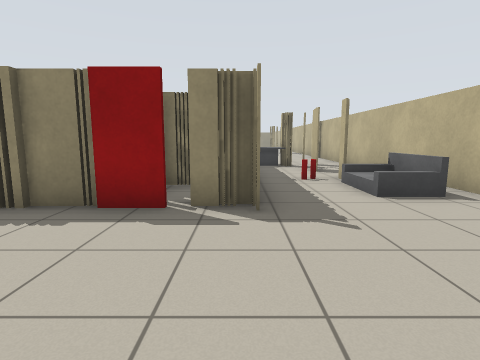
View 1 (above)

18 first-person views from a walk through a Stage world. The camera is 1 m above the floor, tilts 8° down and sees 80° across. Floor lines are 1 m apart. The floor is counted in squares, 1 m on a side. Each view is taken from the middle of a square. On the plan, view 1 faces up. The plan holds only what a view shows up to about 12 squares ahead; the rest is blank. The place goes on beyond the plan. Robots are left out.

View 2
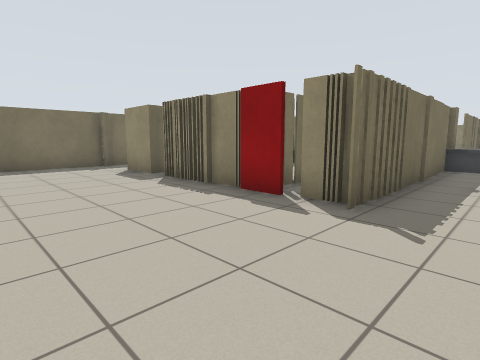

View 3
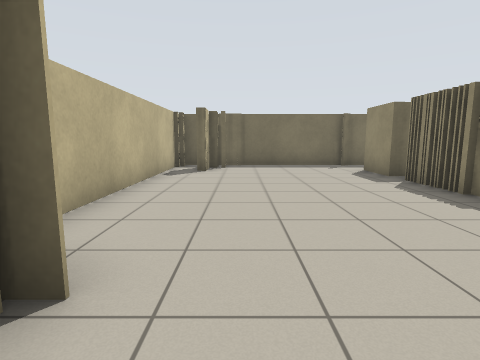

View 4
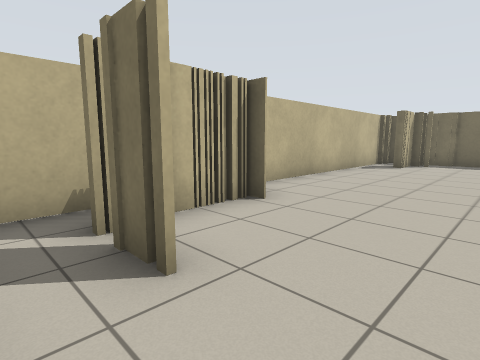

View 5
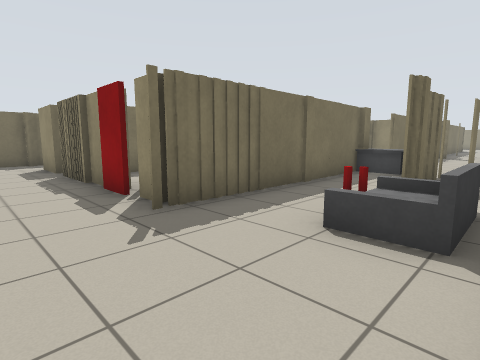

View 6
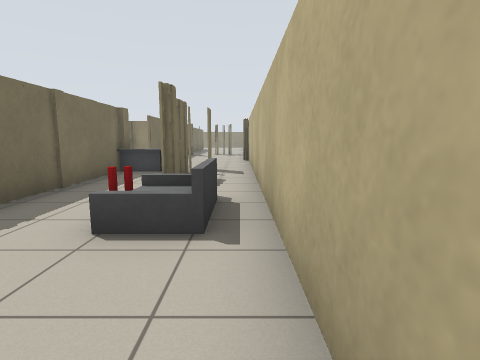

View 7
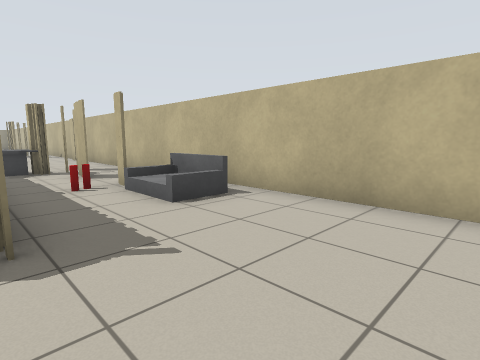

View 8
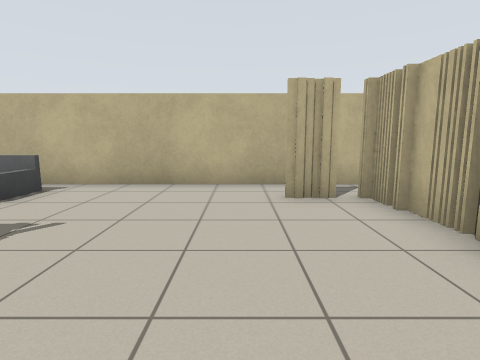

View 9
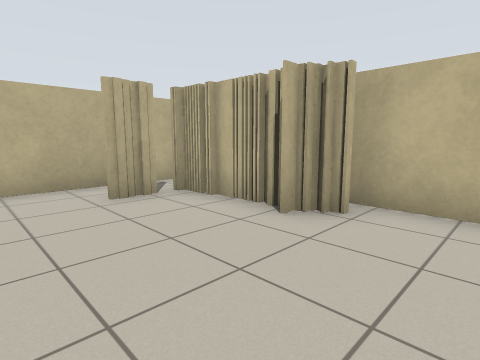

View 10
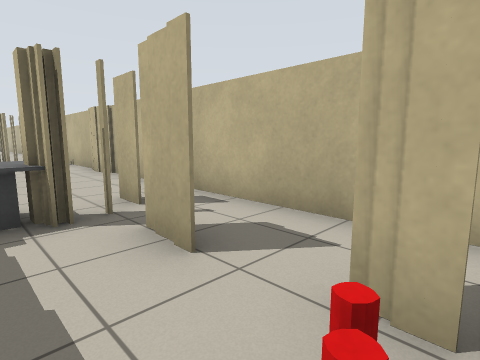

View 11
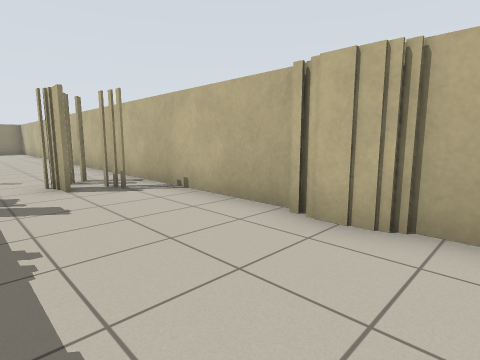

View 12
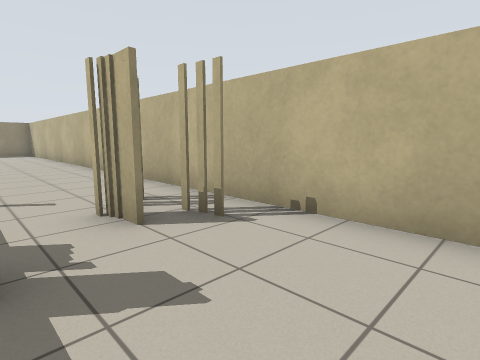

View 13
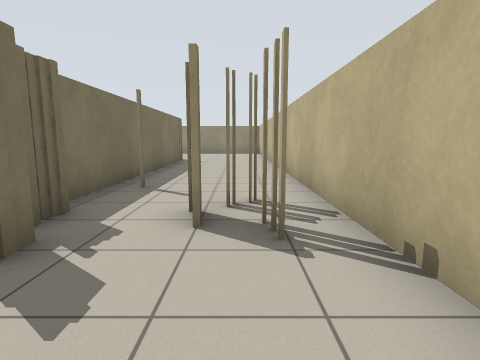

View 14
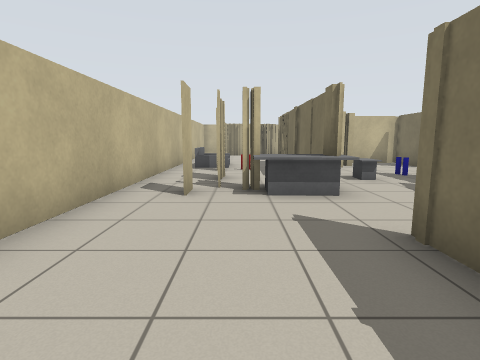

View 15
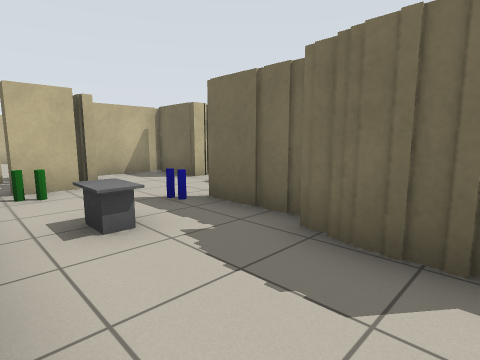

View 16
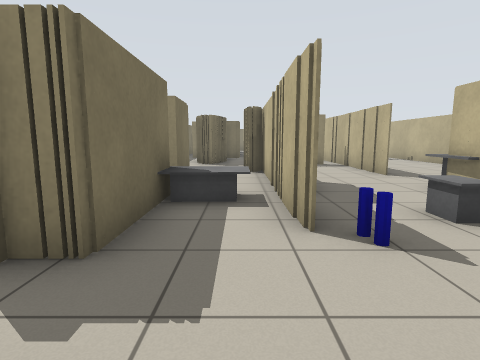

View 17
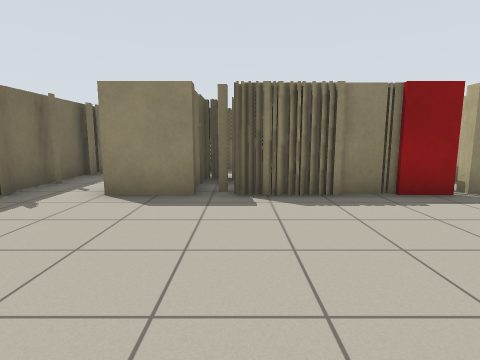

View 18
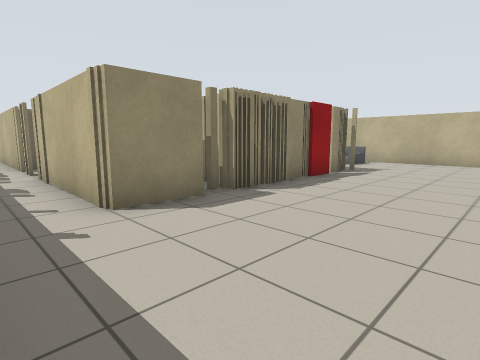

### Floor plan
Points are (right, up) in squares from view 1. A wall is a line through its corners. A room is listed if a view was taken in it or the views show most of it. See-through windows are left out.
Room 1 (views 1, 2, 3, 4, 5, 6, 7, 8, 9, 10, 17, 18)
walls: (-2.4, 4.1) (-5.1, 4.1); (0.1, 4.4) (-0.4, 4.4); (-0.7, 6.6) (-0.7, 6.1); (-5.1, 4.4) (-5.5, 4.4); (-0.1, -1.4) (2.9, -1.4); (-0.4, -1.7) (0.1, -1.7) (0.1, -1); (-5.8, 4.1) (-7.5, 4.1) (-7.5, 5.5); (2.9, -0.8) (2.9, 0.2); (4.4, 0.5) (4.4, 12.4); (2.5, 9) (2.5, 10.1) (2.5, 9); (-9.1, 4.4) (-9.1, 3.9); (-8.3, -1.1) (-7.2, -1.1) (-7.2, -1.5); (2, 10.9) (1.6, 10.9) (1.6, 11.3); (-9.1, 0) (-9.1, -0.6); (0.2, 11.6) (0.2, 4.1) (-0.7, 4.1) (-0.7, 4.6); (-9.4, 5.5) (-9.4, -2); (-8.8, -2.4) (0, -2.4); (3, 12) (3, 11.1)
ways out: opening at (2.5, 11.5) to room 2; opening at (-8, 4.5) to room 4; opening at (4, -0.5)
objects: door leaf (-2, 4); person (2, 7); sofa (3, 5) to (3, 7)
Room 2 (views 11, 12, 13, 14, 15)
walls: (0.2, 15.5) (0.2, 14); (0.1, 14) (0.1, 18.2); (4.2, 15.9) (4.2, 17.4); (4.4, 17) (4.4, 22.5); (1.6, 11.3) (2, 11.3); (-2.6, 12.9) (-2.6, 11.6); (1, 20.8) (1, 20.2); (4.4, 12.4) (4.4, 16.1); (3.4, 20.6) (3.4, 21.5); (2.9, 11.1) (2.9, 12); (0.6, 22) (0.6, 21.1)
ways out: opening at (2.5, 11.5) to room 1; opening at (-1.5, 10.5) to room 3; opening at (2, 21); opening at (4, 21.5)
objects: desk (0, 11) to (2, 12)
Room 3 (view 16)
walls: (-3.2, 11) (-3.2, 9.5); (-2.8, 11.6) (-2.8, 11.1); (-5.3, 10.5) (-5.3, 8.3) (-6, 8.3); (-3.3, 9.4) (-3.3, 15.2); (-3.2, 15) (-3.9, 15); (-5.5, 14.8) (-5.5, 12.8); (0.1, 10.8) (0.1, 11.5); (-5.1, 6.6) (-4.6, 6.6) (-4.6, 4.5) (-2.8, 4.5); (-5.8, 6.6) (-5.8, 4.1); (-1.9, 6.6) (-0.7, 6.6); (-5.1, 17.7) (-5.6, 17.7); (-4.9, 18) (-5.6, 18)
ways out: opening at (-1.5, 10.5) to room 2; opening at (-4, 18)
objects: desk (-5, 11) to (-4, 11); person (-3, 9); person (-1, 7); desk (-1, 9) to (-1, 10)
Room 4 (no view inside)
walls: (-9.1, 7.6) (-9.1, 7); (-7.5, 5.5) (-7.5, 8.9); (-9.4, 8) (-9.4, 5.5)
ways out: opening at (-8, 4.5) to room 1; opening at (-8, 8)

Where each view was taken, in squares from view 1:
view 1: 0 up, 0 right, facing up
view 2: 0 up, 2 right, facing up-left
view 3: 0 up, 2 right, facing left
view 4: 2 up, 4 right, facing down-left
view 5: 2 up, 4 right, facing up-left
view 6: 2 up, 4 right, facing up
view 7: 1 up, 0 right, facing up-right
view 8: 1 up, 2 left, facing right
view 9: 2 up, 2 left, facing down-right
view 10: 7 up, 1 right, facing up-right
view 11: 15 up, 1 right, facing up-right
view 12: 18 up, 1 right, facing up-right
view 13: 18 up, 3 right, facing up
view 14: 17 up, 2 right, facing down
view 15: 13 up, 0 right, facing down-left
view 16: 6 up, 4 left, facing up
view 17: 1 down, 5 left, facing up
view 18: 0 up, 9 left, facing up-right
